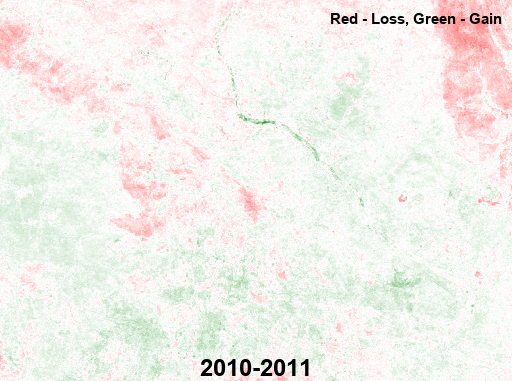
#> input picture Images/NDVI_Change_2010-2011.png, 512 x 381 px, found by its file name
$ python time_lapse.py
#> lines starting #> are read from the running program, lines starting #| are printed output that depends on the picture
import imageio
import os
from PIL import Image, ImageDraw, ImageFont, ImageEnhance

# List your NDVI change image filenames with year labels
image_files = [
    ('NDVI_Change_2010-2011.png', '2010-2011'),
    ('NDVI_Change_2011-2013.png', '2011-2013'),
    ('NDVI_Change_2013-2014.png', '2013-2014'),
    ('NDVI_Change_2014-2015.png', '2014-2015'),
    ('NDVI_Change_2015-2016.png', '2015-2016'),
    ('NDVI_Change_2016-2017.png', '2016-2017'),
    ('NDVI_Change_2017-2018.png', '2017-2018'),
    ('NDVI_Change_2018-2019.png', '2018-2019'),
    ('NDVI_Change_2019-2020.png', '2019-2020'),
    ('NDVI_Change_2020-2021.png', '2020-2021'),
    ('NDVI_Change_2021-2022.png', '2021-2022'),
    ('NDVI_Change_2022-2023.png', '2022-2023'),
    ('NDVI_Change_2023-2024.png', '2023-2024')
]

# Enhance contrast and color
def enhance_image(img):
    img = ImageEnhance.Contrast(img).enhance(1.3)
    img = ImageEnhance.Color(img).enhance(1.2)
    return img

# Create a legend image
def create_legend():
    legend_width, legend_height = 200, 60
    legend_img = Image.new('RGBA', (legend_width, legend_height), (255, 255, 255, 200))
    draw = ImageDraw.Draw(legend_img)
    colors = [(255, 0, 0), (0, 128, 0)]
    labels = ['NDVI Loss', 'NDVI Gain']
    for i, (color, label) in enumerate(zip(colors, labels)):
        draw.rectangle([10, 10 + i*25, 30, 30 + i*25], fill=color)
        draw.text((40, 10 + i*25), label, fill='black')
    return legend_img

# Load a font
try:
    font = ImageFont.truetype("arial.ttf", 20)
except:
    font = ImageFont.load_default()

legend_img = create_legend()
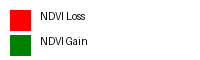
#> legend_img: PIL image 200x60 RGBA; mean R, G, B, A 240.9, 236.2, 231.5, 205.1; transparent parts drawn white
images = []

for filename, year_label in image_files:
    if not os.path.exists(filename):
        print(f"File not found: {filename}")
        continue
    img = Image.open(filename).convert('RGBA')
    img = enhance_image(img)
    draw = ImageDraw.Draw(img)

    # Add year label
    draw.rectangle([5, 5, 150, 35], fill=(255, 255, 255, 180))
    draw.text((10, 8), year_label, fill='black', font=font)

    # Add title
    title = "NDVI Change Map"
    bbox = draw.textbbox((0, 0), title, font=font)
#> bbox = (0, 4, 181, 23)
    w, h = bbox[2] - bbox[0], bbox[3] - bbox[1]
#> w = 181; h = 19
    draw.rectangle([(img.width//2 - w//2 - 10), 5, (img.width//2 + w//2 + 10), 35], fill=(255, 255, 255, 180))
    draw.text((img.width//2 - w//2, 8), title, fill='black', font=font)

    # Add legend
    img.paste(legend_img, (img.width - legend_img.width - 10, img.height - legend_img.height - 10), legend_img)
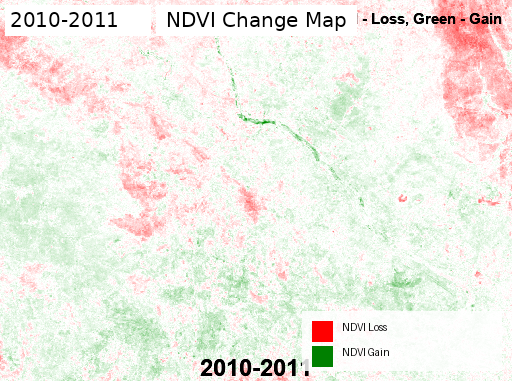
#> img: PIL image 512x381 RGBA; mean R, G, B, A 238.8, 237.9, 229.9, 249; transparent parts drawn white

    images.append(img)
#> pass 2 of the loop `for filename, year_label in image_files:`:
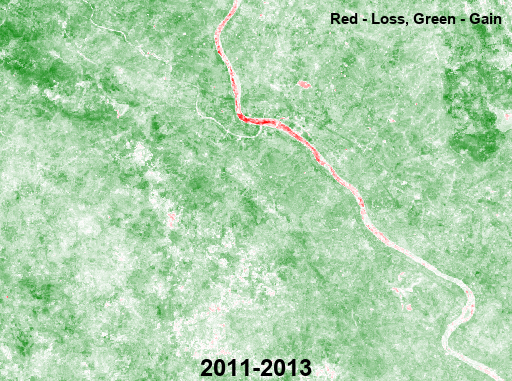
#> input picture Images/NDVI_Change_2011-2013.png, 512 x 381 px, found by its file name
#> in enhance_image (call 2), `img = ImageEnhance.Contrast(img).enhance(1.3)`:
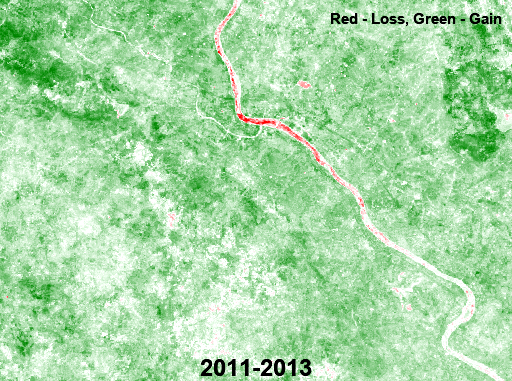
#> img: PIL image 512x381 RGBA; mean R, G, B, A 166.9, 217.5, 166.2, 255
#> `img.paste(legend_img, (img.width - legend_img.width - 10, img.height -..`:
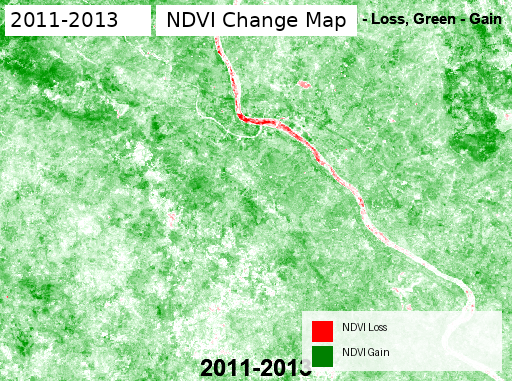
#> img: PIL image 512x381 RGBA; mean R, G, B, A 168.4, 222.2, 167.2, 249; transparent parts drawn white
#> pass 3 of the loop `for filename, year_label in image_files:`:
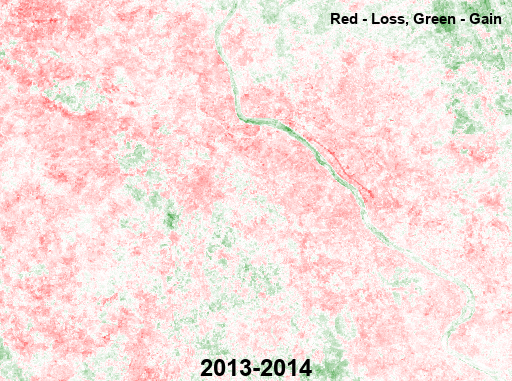
#> input picture Images/NDVI_Change_2013-2014.png, 512 x 381 px, found by its file name
#> in enhance_image (call 3), `img = ImageEnhance.Color(img).enhance(1.2)`:
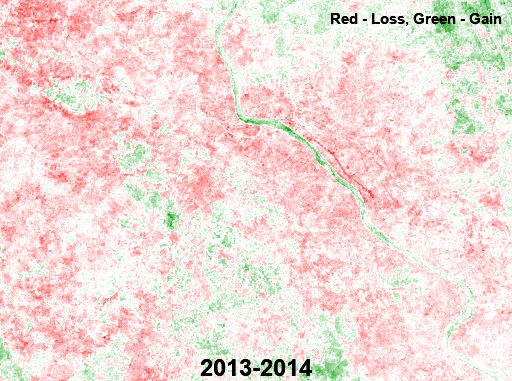
#> img: PIL image 512x381 RGBA; mean R, G, B, A 244.5, 221, 215.5, 255
#> `img.paste(legend_img, (img.width - legend_img.width - 10, img.height -..`:
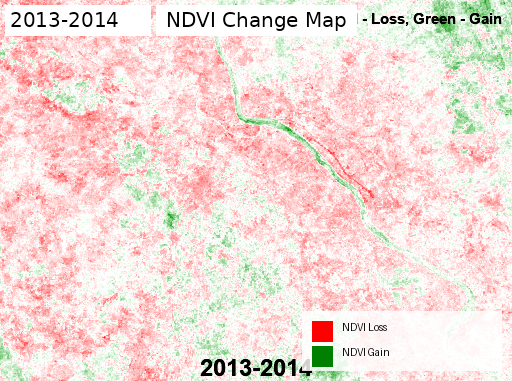
#> img: PIL image 512x381 RGBA; mean R, G, B, A 243.2, 221.8, 216.7, 249; transparent parts drawn white
#> the loop made 13 passes; the first 3 are shown

# Save as GIF if images are loaded
if images:
    images[0].save(
        'NDVI_Change_2010-2024_Enhanced.gif',
        save_all=True,
        append_images=images[1:],
        duration=800,
        loop=0
    )
    print("GIF created: NDVI_Change_2010-2024_Enhanced.gif")
else:
    print("No images loaded, GIF not created.")
